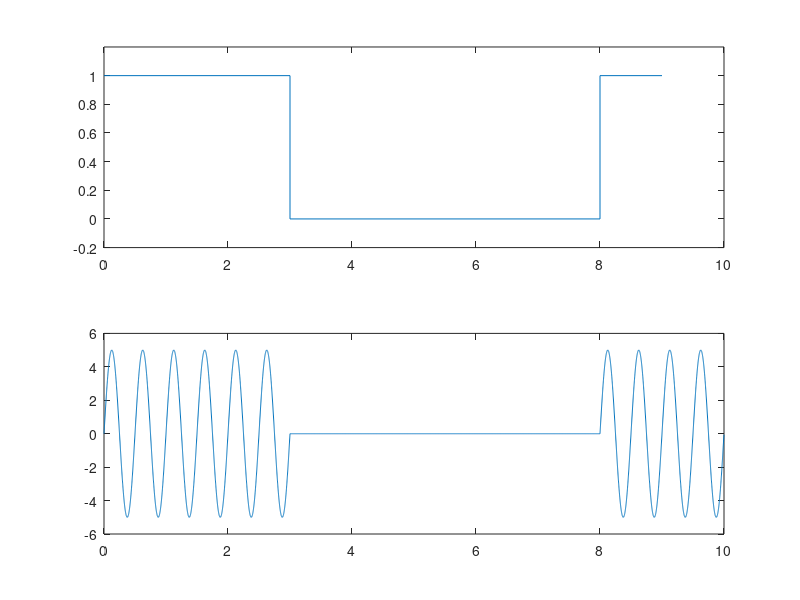

Here is the MATLAB script that generated this plot:
clc;
close all;
clear all;
x= round(rand(1,10));
t1= 0:0.001:0.999;
s= 5*sin(2*pi*2*t1);
s1= sin(2*pi*2*t1);
ask=[]
for i=1:10
	if(x(i)==1)
		ask=[ask s]
	else
		ask=[ask s1]
	end
end
subplot(2,1,1)
stairs(0:9,x)
subplot(2,1,2);
plot(0:0.001:9.999,ask);



close ;
clear ;
x=round (rand (1,10) );
t1 = 0:0.001:0.999 ;
s=5*sin(2*pi*2*t1);
sl=sin(2*pi*2*t1);
ask = []
for i=1:10
    if (x (i) ==1)
    ask = [ask s]
    else
    ask = [ask zeros(1,1000) ]
    end
end
subplot (2,1,1)
stairs (0:9, x)
axis ([0, 10, -0.2,1.2]) 
subplot (2,1,2) ;
plot (0:0.001:9.999, ask) ; 






















